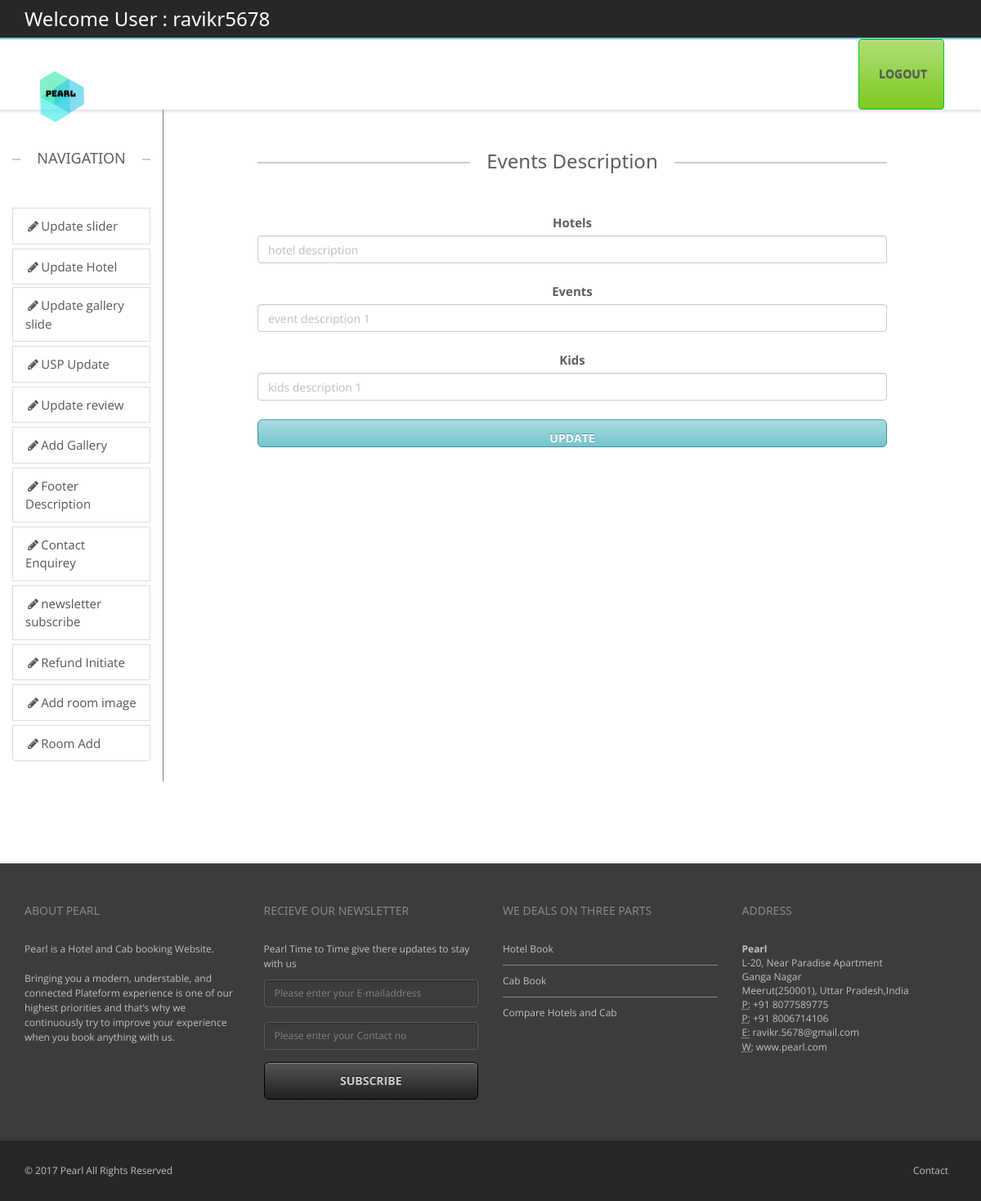
Screenshot of /backend/footerdesc.php (signed in) with the database file from the repository.
### tables this page shows
CREATE TABLE `footer` (
  `hotels` varchar(2000) DEFAULT NULL,
  `events` varchar(2000) DEFAULT NULL,
  `kids` varchar(2000) DEFAULT NULL,
  `id` int(11) NOT NULL
);

### public_html/backend/footerdesc.php (the view, shortened to what this page needs)
<?php
include("headeradmin.php");
include("navigation.php");?>
        <div class="col-sm-1 ">
        </div>
		<div class="col-sm-8">
           <?php
		   include('connect.php');
		    	 $res=mysqli_query($con,"select * from footer")or die(mysqli_error($con));
		          $row=mysqli_fetch_array($res);
			 		?>
        <div class="containe-fluid text-center" >
             <h3 class="lined-heading mt50">
            <span>
            Events Description
            </span>
        </h3>
        <form action="descupdate.php" class="form-group" method="post" enctype="multipart/form-data" >
        <label >Hotels</label><br>
        <input class="form-control" type="text" value="<?php echo $row[0];?>" name="hotels"  /><br>
        <label >Events</label><br>
        <input class="form-control" type="textarea" value="<?php echo $row[1];?>" name="events"  /><br>
        <label >Kids</label><br>
        <input class="form-control" type="text" value="<?php echo $row[2];?>" name="kids" /><br>
         <input type="submit" class="form-control btn btn-lg btn-primary" value="Update" />
        </form>
		</div>
		</div>
        <div class="col-sm-1">
        </div>
	</div>
</div>
<?php include("footer.php");?>

### public_html/backend/css/theme.css (style rules this page uses)
body { overflow-x: hidden; }
html, html a { -webkit-font-smoothing: antialiased !important; }
h1, h2, h3, h4, h5, h6, .h1, .h2, .h3, .h4, .h5, .h6 { font-family: "Open Sans", "Helvetica Neue", Helvetica, Arial, sans-serif; font-weight: 600; line-height: 1.1; color: #5e5e5e; }
h3, .h3 { font-size: 18px; }
.lined-heading { position: relative; margin-top: 0; margin-bottom: 50px; text-align: center; display: block; }
h1.lined-heading:before, h2.lined-heading:before, h3.lined-heading:before, h4.lined-heading:before, h5.lined-heading:before, h6.lined-heading:before { position: absolute; top: 50%; z-index: 1; display: block; width: 100%; height: 1px; border-top: 2px solid #ccc; content: ""; }
h1.lined-heading span, h2.lined-heading span, h3.lined-heading span, h4.lined-heading span, h5.lined-heading span, h6.lined-heading span { position: relative; z-index: 1; padding: 0 20px; background: #fff; display: inline-block; }
body ,.ui-widget, .revolution-starhotel { font-family: "Open Sans", "Helvetica Neue", Helvetica, Arial, sans-serif !important; font-size: 13px; }
.mt50 { margin-top: 50px; }
label { color: #5e5e5e; }
.form-control { color: #bfbfbf; }
.btn { background: -moz-linear-gradient(top, rgba(255,255,255,0.38) 0%, rgba(255,255,255,0) 100%); background: -webkit-gradient(linear, left top, left bottom, color-stop(0%, rgba(255,255,255,0.38)), color-stop(100%, rgba(255,255,255,0))); background: -webkit-linear-gradient(top, rgba(255,255,255,0.38) 0%, rgba(255,255,255,0) 100%); background: -o-linear-gradient(top, rgba(255,255,255,0.38) 0%, rgba(255,255,255,0) 100%); background: -ms-linear-gradient(top, rgba(255,255,255,0.38) 0%, rgba(255,255,255,0) 100%); background: linear-gradient(to bottom, rgba(255,255,255,0.38) 0%, rgba(255,255,255,0) 100%); filter: progid:DXImageTransform.Microsoft.gradient( startColorstr='#61ffffff', endColorstr='#00ffffff', GradientType=0 ); color: #ffffff; -webkit-box-shadow: inset 0 1px 0 0 rgba(255,255,255,0.3); box-shadow: inset 0 1px 0 0 rgba(255,255,255,0.3); -webkit-transition: all 0.1s ease-in; -moz-transition: all 0.1s ease-in; -ms-transition: all 0.1s ease-in; -o-transition: all 0.1s ease-in; transition: all 0.1s ease-in; text-transform: uppercase; font-weight: bold; }
.btn-lg { padding: 13px 18px; font-size: 14px; }

### public_html/backend/css/w3.css (style rules this page uses)
button,hr,input { overflow:visible }
html { box-sizing:border-box;-ms-text-size-adjust:100%;-webkit-text-size-adjust:100%;overflow-x:hidden }
*,:after,:before { box-sizing:inherit }
body { margin:0 }
button,input,select,textarea { font:inherit;margin:0 }
[type=reset],[type=submit],button,html [type=button] { -webkit-appearance:button }
body,html { font-family:Verdana,sans-serif;font-size:15px;line-height:1.5 }
h3 { font-size:24px }
h1,h2,h3,h4,h5,h6 { font-family:"Segoe UI",Arial,sans-serif;font-weight:400;margin:10px 0 }

### public_html/backend/css/colors/turquoise.css (style rules this page uses)
.btn-primary { background-color: #75c5cf; border-color: #35929e; text-shadow: 0 -1px 0 #50878e; }

### rows the page displays
footer: hotels "hotel description", events "event description 1", kids "kids description 1"

### other values shown
$_SESSION['login_user'] "ravikr5678"
